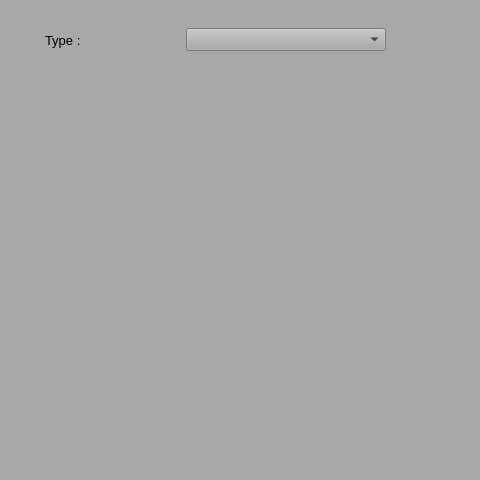
<?xml version="1.0" encoding="UTF-8"?>
<ui version="4.0">
 <class>ajoutComposant</class>
 <widget class="QWidget" name="ajoutComposant">
  <property name="geometry">
   <rect>
    <x>0</x>
    <y>0</y>
    <width>480</width>
    <height>480</height>
   </rect>
  </property>
  <property name="minimumSize">
   <size>
    <width>480</width>
    <height>480</height>
   </size>
  </property>
  <property name="maximumSize">
   <size>
    <width>900</width>
    <height>600</height>
   </size>
  </property>
  <property name="font">
   <font>
    <family>Segoe UI</family>
    <pointsize>10</pointsize>
   </font>
  </property>
  <property name="acceptDrops">
   <bool>false</bool>
  </property>
  <property name="windowTitle">
   <string>Ajouter un Charge</string>
  </property>
  <property name="windowIcon">
   <iconset>
    <normaloff>D:/Med/Eclipse Travail/TestBD/Add-icon.png</normaloff>D:/Med/Eclipse Travail/TestBD/Add-icon.png</iconset>
  </property>
  <property name="toolTip">
   <string>&lt;html&gt;&lt;head/&gt;&lt;body&gt;&lt;p&gt;&lt;span style=&quot; font-size:10pt;&quot;&gt;Ajouter une nouvelle Etude &lt;/span&gt;&lt;/p&gt;&lt;/body&gt;&lt;/html&gt;</string>
  </property>
  <property name="styleSheet">
   <string notr="true">background-color:rgb(168,168,168)</string>
  </property>
  <widget class="QWidget" name="verticalLayoutWidget">
   <property name="geometry">
    <rect>
     <x>10</x>
     <y>0</y>
     <width>411</width>
     <height>81</height>
    </rect>
   </property>
   <layout class="QVBoxLayout" name="verticalLayout">
    <item>
     <layout class="QHBoxLayout" name="horizontalLayout">
      <item>
       <widget class="QLabel" name="label">
        <property name="minimumSize">
         <size>
          <width>100</width>
          <height>30</height>
         </size>
        </property>
        <property name="maximumSize">
         <size>
          <width>100</width>
          <height>30</height>
         </size>
        </property>
        <property name="font">
         <font>
          <family>Segoe UI</family>
          <pointsize>10</pointsize>
         </font>
        </property>
        <property name="text">
         <string>Type :</string>
        </property>
       </widget>
      </item>
      <item>
       <widget class="QComboBox" name="comboBox">
        <property name="minimumSize">
         <size>
          <width>200</width>
          <height>0</height>
         </size>
        </property>
        <property name="maximumSize">
         <size>
          <width>200</width>
          <height>16777215</height>
         </size>
        </property>
        <item>
         <property name="text">
          <string/>
         </property>
        </item>
        <item>
         <property name="text">
          <string>Charge Personnel</string>
         </property>
        </item>
        <item>
         <property name="text">
          <string>Frais General</string>
         </property>
        </item>
       </widget>
      </item>
     </layout>
    </item>
   </layout>
  </widget>
  <widget class="QLabel" name="uiErreur">
   <property name="enabled">
    <bool>true</bool>
   </property>
   <property name="geometry">
    <rect>
     <x>280</x>
     <y>420</y>
     <width>141</width>
     <height>20</height>
    </rect>
   </property>
   <property name="font">
    <font>
     <family>Segoe UI</family>
     <pointsize>10</pointsize>
    </font>
   </property>
   <property name="mouseTracking">
    <bool>true</bool>
   </property>
   <property name="styleSheet">
    <string notr="true">color:rgb(255, 0, 0);</string>
   </property>
   <property name="locale">
    <locale language="French" country="France"/>
   </property>
   <property name="text">
    <string/>
   </property>
   <property name="alignment">
    <set>Qt::AlignCenter</set>
   </property>
  </widget>
  <widget class="QWidget" name="verticalLayoutWidget_2">
   <property name="geometry">
    <rect>
     <x>10</x>
     <y>80</y>
     <width>411</width>
     <height>381</height>
    </rect>
   </property>
   <layout class="QVBoxLayout" name="verticalLayout_2"/>
  </widget>
 </widget>
 <resources/>
 <connections/>
</ui>
